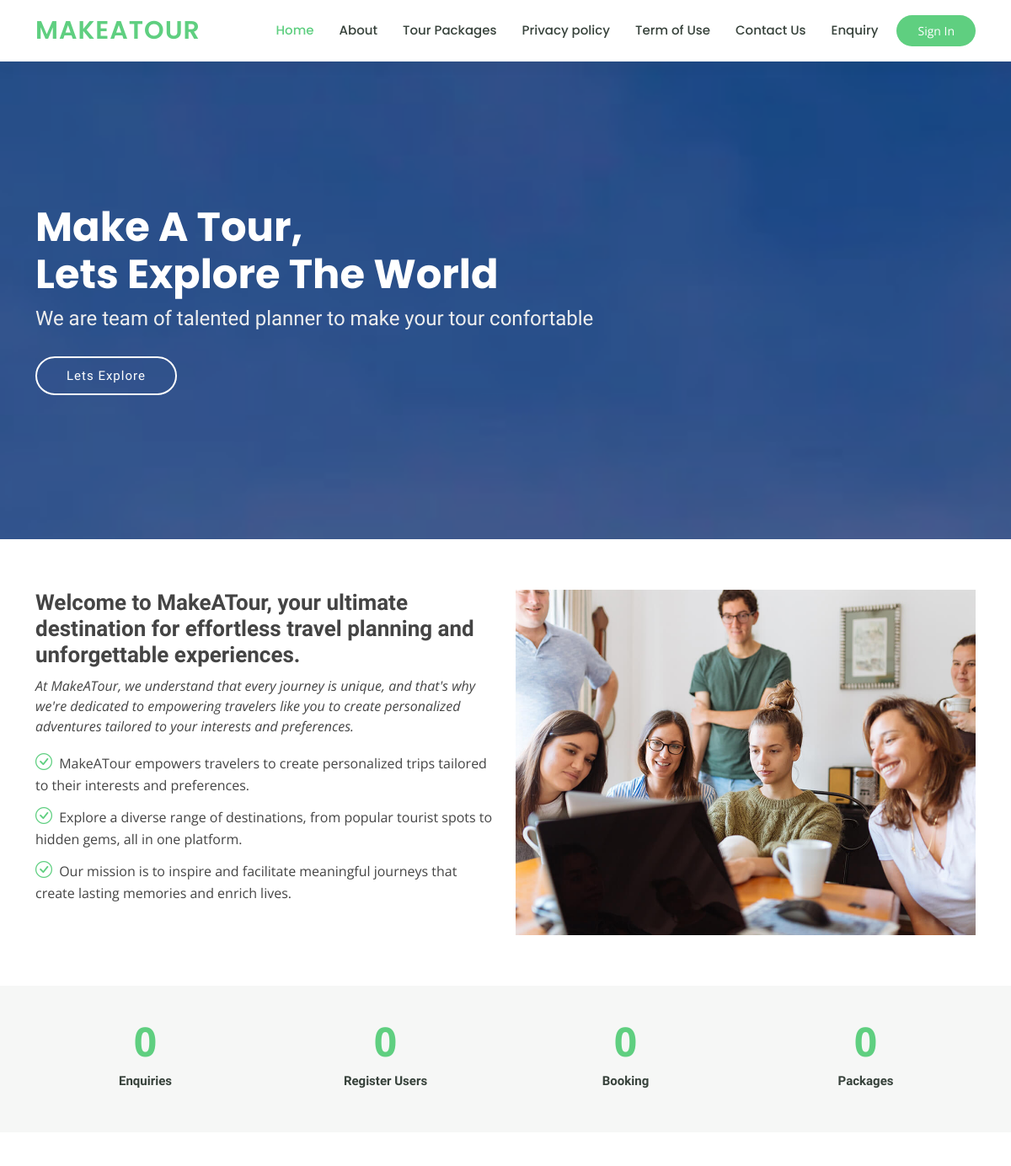
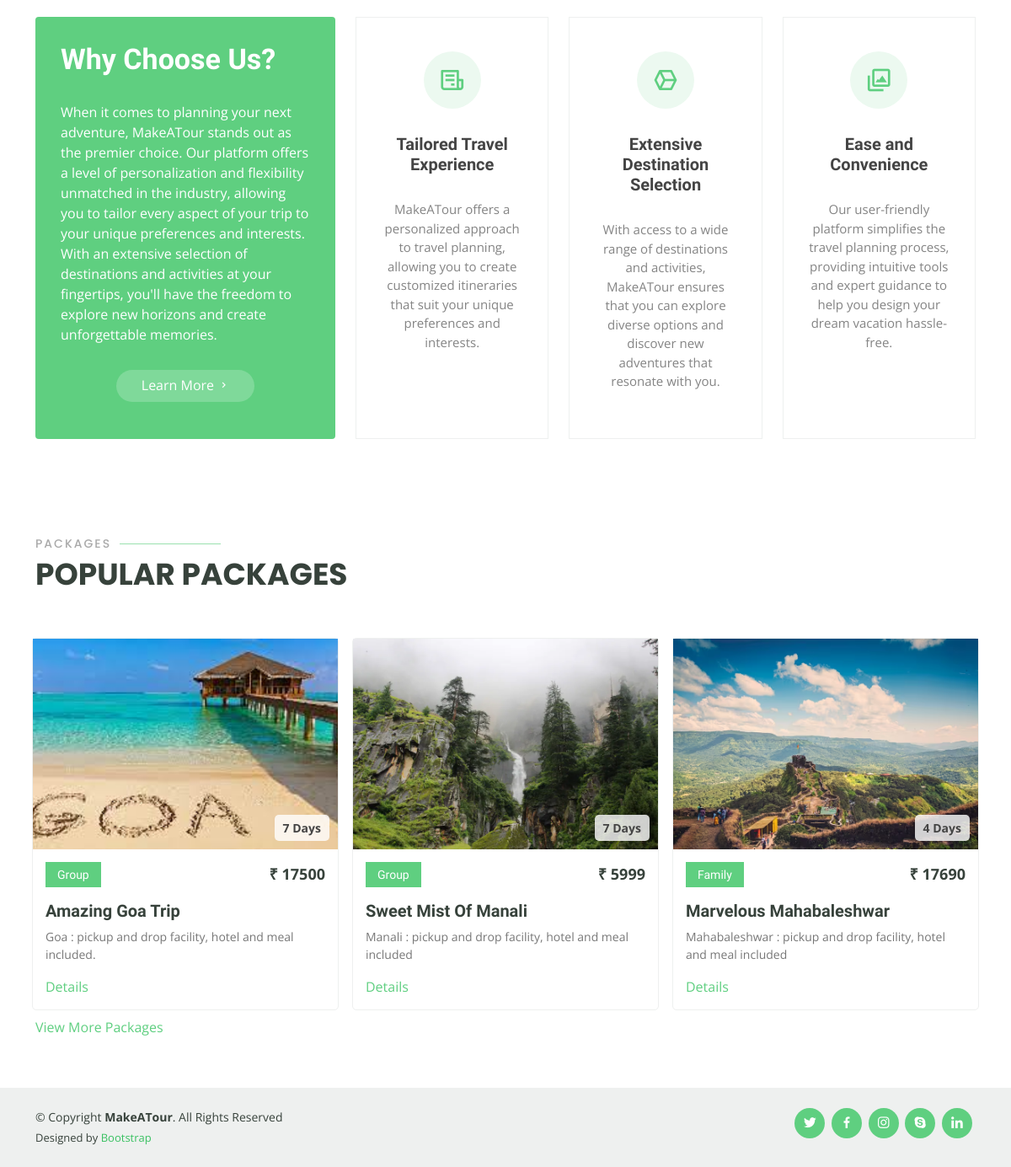
The page / on the database its author committed (2 pictures, top to bottom).
### tables this page shows
CREATE TABLE `tbltourpackages` (
  `PackageId` int(11) NOT NULL,
  `PackageName` varchar(200) DEFAULT NULL,
  `PackageType` varchar(150) DEFAULT NULL,
  `PackageLocation` varchar(100) DEFAULT NULL,
  `PackagePrice` int(11) DEFAULT NULL,
  `PackageFetures` varchar(255) DEFAULT NULL,
  `PackageDetails` mediumtext DEFAULT NULL,
  `PackageImage` varchar(100) DEFAULT NULL,
  `Creationdate` timestamp NULL DEFAULT current_timestamp(),
  `UpdationDate` timestamp NULL DEFAULT NULL ON UPDATE current_timestamp(),
  `PackageOtherImages` varchar(100) DEFAULT NULL,
  `MapLocation` varchar(1000) DEFAULT NULL,
  `days` int(10) DEFAULT NULL
);

### index.php (the view, shortened to what this page needs)
<?php
include('includes/config.php');
?>
<!DOCTYPE html>
<html lang="en">
<head>
  <link href="assets/vendor/animate.css/animate.min.css" rel="stylesheet">
  <link href="assets/vendor/aos/aos.css" rel="stylesheet">
  <link href="assets/vendor/bootstrap/css/bootstrap.min.css" rel="stylesheet">
  <link href="assets/vendor/bootstrap-icons/bootstrap-icons.css" rel="stylesheet">
  <link href="assets/vendor/boxicons/css/boxicons.min.css" rel="stylesheet">
  <link href="assets/vendor/remixicon/remixicon.css" rel="stylesheet">
  <link href="assets/vendor/swiper/swiper-bundle.min.css" rel="stylesheet">
  <link href="assets/css/style.css" rel="stylesheet">
</head>
<body>
<?php include('includes/header.php');?>
  <section id="hero" class="d-flex justify-content-center align-items-center">
    <div class="container position-relative " data-aos="zoom-in" data-aos-delay="100">
      <h1>Make A Tour,<br>Lets Explore The World</h1>
      <h2>We are team of talented planner to make your tour confortable</h2>
      <a href="tours.php" class="btn-get-started">Lets Explore</a>
    </div>
  </section>
  <main id="main">
    <section id="about" class="about">
      <div class="container" data-aos="fade-up">
        <div class="row">
          <div class="col-lg-6 order-1 order-lg-2" data-aos="fade-left" data-aos-delay="100">
            <img src="assets/img/about.jpg" class="img-fluid" alt="">
          </div>
          <div class="col-lg-6 pt-4 pt-lg-0 order-2 order-lg-1 content">
            <h3>Welcome to MakeATour, your ultimate destination for effortless travel planning and unforgettable experiences.</h3>
            <p class="fst-italic">
            At MakeATour, we understand that every journey is unique, and that's why we're dedicated to empowering travelers like you to create personalized adventures tailored to your interests and preferences.
            </p>
            <ul>
              <li><i class="bi bi-check-circle"></i> MakeATour empowers travelers to create personalized trips tailored to their interests and preferences.</li>
              <li><i class="bi bi-check-circle"></i> Explore a diverse range of destinations, from popular tourist spots to hidden gems, all in one platform.</li>
              <li><i class="bi bi-check-circle"></i> Our mission is to inspire and facilitate meaningful journeys that create lasting memories and enrich lives.</li>
            </ul>
          </div>
        </div>
      </div>
    </section>
    <section id="counts" class="counts section-bg">
      <div class="container">
        <div class="row counters">
          <div class="col-lg-3 col-6 text-center">
            <span data-purecounter-start="0" data-purecounter-end="7588" data-purecounter-duration="1" class="purecounter"></span>
            <p>Enquiries</p>
          </div>
          <div class="col-lg-3 col-6 text-center">
            <span data-purecounter-start="0" data-purecounter-end="3865" data-purecounter-duration="1" class="purecounter"></span>
            <p>Register Users</p>
          </div>
          <div class="col-lg-3 col-6 text-center">
            <span data-purecounter-start="0" data-purecounter-end="32884" data-purecounter-duration="1" class="purecounter"></span>
            <p>Booking</p>
          </div>
          <div class="col-lg-3 col-6 text-center">
            <span data-purecounter-start="0" data-purecounter-end="15" data-purecounter-duration="1" class="purecounter"></span>
            <p>Packages</p>
          </div>
        </div>
      </div>
    </section>
    <section id="why-us" class="why-us">
      <div class="container" data-aos="fade-up">
        <div class="row">
          <div class="col-lg-4 d-flex align-items-stretch">
            <div class="content">
              <h3>Why Choose Us?</h3>
              <p>
              When it comes to planning your next adventure, MakeATour stands out as the premier choice. Our platform offers a level of personalization and flexibility unmatched in the industry, allowing you to tailor every aspect of your trip to your unique preferences and interests. With an extensive selection of destinations and activities at your fingertips, you'll have the freedom to explore new horizons and create unforgettable memories.
              </p>
              <div class="text-center">
                <a href="about.php" class="more-btn">Learn More <i class="bx bx-chevron-right"></i></a>
              </div>
            </div>
          </div>
          <div class="col-lg-8 d-flex align-items-stretch" data-aos="zoom-in" data-aos-delay="100">
            <div class="icon-boxes d-flex flex-column justify-content-center">
              <div class="row">
                <div class="col-xl-4 d-flex align-items-stretch">
                  <div class="icon-box mt-4 mt-xl-0">
                    <i class="bx bx-receipt"></i>
                    <h4>Tailored Travel Experience</h4>
                    <p>MakeATour offers a personalized approach to travel planning, allowing you to create customized itineraries that suit your unique preferences and interests.</p>
                  </div>
                </div>
                <div class="col-xl-4 d-flex align-items-stretch">
                  <div class="icon-box mt-4 mt-xl-0">
                    <i class="bx bx-cube-alt"></i>
                    <h4>Extensive Destination Selection</h4>
                    <p>With access to a wide range of destinations and activities, MakeATour ensures that you can explore diverse options and discover new adventures that resonate with you.</p>
                  </div>
                </div>
                <div class="col-xl-4 d-flex align-items-stretch">
                  <div class="icon-box mt-4 mt-xl-0">
                    <i class="bx bx-images"></i>
                    <h4>Ease and Convenience</h4>
                    <p>Our user-friendly platform simplifies the travel planning process, providing intuitive tools and expert guidance to help you design your dream vacation hassle-free.</p>
                  </div>
                </div>
              </div>
            </div>
          </div>
        </div>
      </div>
    </section>
    <section id="popular-courses" class="courses">
      <div class="container" data-aos="fade-up">
        <div class="section-title">
          <h2>Packages</h2>
          <p>Popular Packages</p>
        </div>
        <div class="row" data-aos="zoom-in" data-aos-delay="100">
<?php $sql = "SELECT * from tbltourpackages order by rand() limit 3";
$query = $dbh->prepare($sql);
$query->execute();
$results=$query->fetchAll(PDO::FETCH_OBJ);
if($query->rowCount() > 0)
{
foreach($results as $result)
{	?>
          <div class="col-lg-4 col-md-6 d-flex align-items-stretch mt-4 mt-lg-0 p-2">
            <div class="course-item">
            <div style="height:250px; overflow:hidden; display: flex; position: relative;" class="">
                <?php
                      $imageNames = explode(',', $result->PackageImage);
                      $firstImageName = reset($imageNames);
                      $imagePath = "admin/pacakgeimages/" . htmlentities($firstImageName);
                      ?>
                  <img style="object-fit: cover; width: 100%;"
                    src="<?php echo $imagePath; ?>" class="img-fluid"
                    alt="...">
                    <div style="position: absolute;
                  bottom: 10px;
                  right: 10px;
                  background-color: rgba(255, 255, 255, 0.8);
                  padding: 5px 10px;
                  border-radius: 5px;
                  font-size: 14px;
                  font-weight: bold;">
                    <?php echo htmlentities($result->days);?> Days
                </div>
                </div>
              <div class="course-content">
                <div class="d-flex justify-content-between align-items-center mb-3">
                  <h4>
                    <?php echo htmlentities($result->PackageType);?>
                  </h4>
                  <p class="price">₹
                    <?php echo htmlentities($result->PackagePrice);?>
                  </p>
                </div>
                <h3><a href="tour-details.php?pkgid=<?php echo htmlentities($result->PackageId);?>">
                    <?php echo htmlentities($result->PackageName);?>
                  </a></h3>
                <p style="
                  display: -webkit-box;
                  -webkit-line-clamp: 2; /* Number of lines to show */
                  -webkit-box-orient: vertical;
                  overflow: hidden;
                ">
                  <?php echo htmlentities($result->PackageLocation);?> :
                  <?php echo htmlentities($result->PackageFetures);?>
                </p>
                <a href="tour-details.php?pkgid=<?php echo htmlentities($result->PackageId);?>" class="view">Details</a>
              </div>
            </div>
          </div>
<?php }} ?>
<div><a href="tours.php" class="view">View More Packages</a></div>
        </div>
      </div>
    </section>
  </main>
  <?php include('includes/footer.php');?>
</body>
</html>

### assets/css/style.css (style rules this page uses)
body { font-family: "Open Sans", sans-serif; color: #444444; }
a { color: #5fcf80; text-decoration: none; }
h1, h2, h3, h4, h5, h6 { font-family: "Raleway", sans-serif; }
#hero { width: 100%; height: 80vh; background: url("../img/tourplaces/1avr3hoa.png") top center; background-size: cover; position: relative; }
#hero:before { content: ""; background: rgba(0, 0, 0, 0.4); position: absolute; bottom: 0; top: 0; left: 0; right: 0; }
#hero .container { padding-top: 72px; }
#hero h1 { margin: 0; font-size: 48px; font-weight: 700; line-height: 56px; color: #fff; font-family: "Poppins", sans-serif; }
#hero h2 { color: #eee; margin: 10px 0 0 0; font-size: 24px; }
#hero .btn-get-started { font-family: "Raleway", sans-serif; font-weight: 500; font-size: 15px; letter-spacing: 1px; display: inline-block; padding: 10px 35px; border-radius: 50px; transition: 0.5s; margin-top: 30px; border: 2px solid #fff; color: #fff; }
@media (min-width: 1024px) { #hero { background-attachment: fixed; } }
section { padding: 60px 0; overflow: hidden; }
.section-bg { background-color: #f6f7f6; }
.section-title { padding-bottom: 40px; }
.section-title h2 { font-size: 14px; font-weight: 500; padding: 0; line-height: 1px; margin: 0 0 5px 0; letter-spacing: 2px; text-transform: uppercase; color: #aaaaaa; font-family: "Poppins", sans-serif; }
.section-title h2::after { content: ""; width: 120px; height: 1px; display: inline-block; background: #9ae1af; margin: 4px 10px; }
.section-title p { margin: 0; margin: 0; font-size: 36px; font-weight: 700; text-transform: uppercase; font-family: "Poppins", sans-serif; color: #37423b; }
.about .content h3 { font-weight: 600; font-size: 26px; }
.about .content ul { list-style: none; padding: 0; }
.about .content ul li { padding-bottom: 10px; }
.about .content ul i { font-size: 20px; padding-right: 4px; color: #5fcf80; }
.counts { padding: 30px 0; }
.counts .counters span { font-size: 48px; display: block; color: #5fcf80; font-weight: 700; }
.counts .counters p { padding: 0; margin: 0 0 20px 0; font-family: "Raleway", sans-serif; font-size: 15px; font-weight: 600; color: #37423b; }
.why-us .content { padding: 30px; background: #5fcf80; border-radius: 4px; color: #fff; }
.why-us .content h3 { font-weight: 700; font-size: 34px; margin-bottom: 30px; }
.why-us .content p { margin-bottom: 30px; }
.why-us .content .more-btn { display: inline-block; background: rgba(255, 255, 255, 0.2); padding: 6px 30px 8px 30px; color: #fff; border-radius: 50px; transition: all ease-in-out 0.4s; }
.why-us .content .more-btn i { font-size: 14px; }
.why-us .icon-boxes .icon-box { text-align: center; background: #fff; padding: 40px 30px; width: 100%; border: 1px solid #eef0ef; }
.why-us .icon-boxes .icon-box i { font-size: 32px; padding: 18px; color: #5fcf80; margin-bottom: 30px; background: #ecf9f0; border-radius: 50px; }
.why-us .icon-boxes .icon-box h4 { font-size: 20px; font-weight: 700; margin: 0 0 30px 0; }
.why-us .icon-boxes .icon-box p { font-size: 15px; color: #848484; }
.courses .course-item { border-radius: 5px; border: 1px solid #eef0ef; }
.courses .course-content { padding: 15px; }
.courses .course-content h3 { font-weight: 700; font-size: 20px; }
.courses .course-content h3 a { color: #37423b; transition: 0.3s; }
.courses .course-content p { font-size: 14px; color: #777777; }
.courses .course-content h4 { font-size: 14px; background: #5fcf80; padding: 7px 14px; color: #fff; margin: 0; }
.courses .course-content .price { margin: 0; font-weight: 700; font-size: 18px; color: #37423b; }

### rows shown on the page
tbltourpackages: shows a picture, days "7", PackageType "Group", PackagePrice "17500", PackageName "Amazing Goa Trip", PackageLocation "Goa", PackageFetures "pickup and drop facility, hotel and meal included."
tbltourpackages: shows a picture, days "7", PackageType "Group", PackagePrice "5999", PackageName "Sweet Mist Of Manali", PackageLocation "Manali", PackageFetures "pickup and drop facility, hotel and meal included"
tbltourpackages: shows a picture, days "4", PackageType "Family", PackagePrice "17690", PackageName "Marvelous Mahabaleshwar", PackageLocation "Mahabaleshwar", PackageFetures "pickup and drop facility, hotel and meal included"
